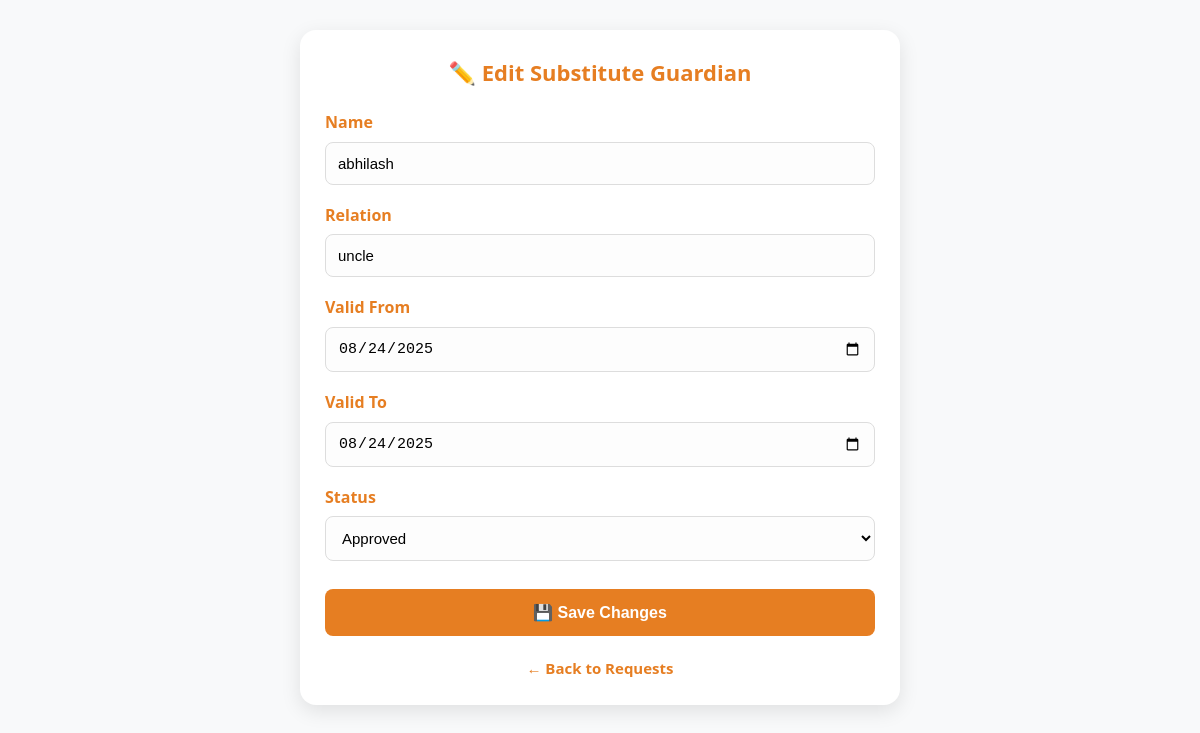
The page /edit_substitute.php?id=3 (signed in) on the database its author committed.
### tables this page shows
CREATE TABLE `substitute_guardians` (
  `id` int(11) NOT NULL,
  `student_id` int(11) NOT NULL,
  `name` varchar(100) NOT NULL,
  `relation` varchar(50) NOT NULL,
  `photo_path` varchar(255) NOT NULL,
  `from_date` date NOT NULL,
  `to_date` date NOT NULL,
  `status` enum('Pending','Approved','Rejected') DEFAULT 'Pending',
  `created_at` datetime DEFAULT current_timestamp()
);

### edit_substitute.php (the view, shortened to what this page needs)
<?php
include 'db.php';
$id = $_GET['id'] ?? null;
$stmt = $conn->prepare("SELECT * FROM substitute_guardians WHERE id = ?");
$stmt->bind_param("i", $id);
$stmt->execute();
$result = $stmt->get_result();
$req = $result->fetch_assoc();
?>
<!DOCTYPE html>
<html lang="en">
<head>
</head>
<body>
    <div class="container">
        <h2>✏️ Edit Substitute Guardian</h2>
        <form method="POST">
            <div class="form-group">
                <label for="name">Name</label>
                <input
                    type="text"
                    id="name"
                    name="name"
                    value="<?= htmlspecialchars($req['name']) ?>"
                    required
                >
            </div>
            <div class="form-group">
                <label for="relation">Relation</label>
                <input
                    type="text"
                    id="relation"
                    name="relation"
                    value="<?= htmlspecialchars($req['relation']) ?>"
                    required
                >
            </div>
            <div class="form-group">
                <label for="from_date">Valid From</label>
                <input
                    type="date"
                    id="from_date"
                    name="from_date"
                    value="<?= htmlspecialchars($req['from_date']) ?>"
                    required
                >
            </div>
            <div class="form-group">
                <label for="to_date">Valid To</label>
                <input
                    type="date"
                    id="to_date"
                    name="to_date"
                    value="<?= htmlspecialchars($req['to_date']) ?>"
                    required
                >
            </div>
            <div class="form-group">
                <label for="status">Status</label>
                <select id="status" name="status" required>
                    <option value="Approved" <?= $req['status'] === 'Approved' ? 'selected' : '' ?>>Approved</option>
                </select>
            </div>
            <button type="submit" class="btn">💾 Save Changes</button>
        </form>
        <a href="admin_approve_substitute.php" class="back-link">← Back to Requests</a>
    </div>
</body>
</html>

### edit_substitute.php (style rules this page uses)
* { box-sizing: border-box; margin: 0; padding: 0; transition: all 0.3s ease; }
body { font-family: 'Segoe UI', Arial, sans-serif; background: #f8f9fa; color: #333; line-height: 1.6; padding: 10px; }
.container { max-width: 600px; margin: 20px auto; background: white; padding: 25px; border-radius: 16px; box-shadow: 0 6px 20px rgba(0,0,0,0.1); }
h2 { color: #e67e22; text-align: center; margin-bottom: 20px; font-size: 22px; font-weight: bold; }
.form-group { margin-bottom: 18px; }
.form-group label { display: block; margin-bottom: 6px; font-weight: 600; color: #e67e22; }
.form-group input[type="text"], .form-group input[type="date"], .form-group select { width: 100%; padding: 12px; border: 1px solid #ddd; border-radius: 8px; font-size: 15px; background: #fdfdfd; }
.btn { background: #e67e22; color: white; padding: 14px 20px; border: none; border-radius: 8px; font-size: 16px; font-weight: bold; cursor: pointer; width: 100%; margin-top: 10px; }
.back-link { display: block; text-align: center; margin-top: 20px; color: #e67e22; text-decoration: none; font-weight: bold; font-size: 15px; }

### rows shown on the page
substitute_guardians: name "abhilash", relation "uncle", from_date "08/24/2025", to_date "08/24/2025", status "Approved"
